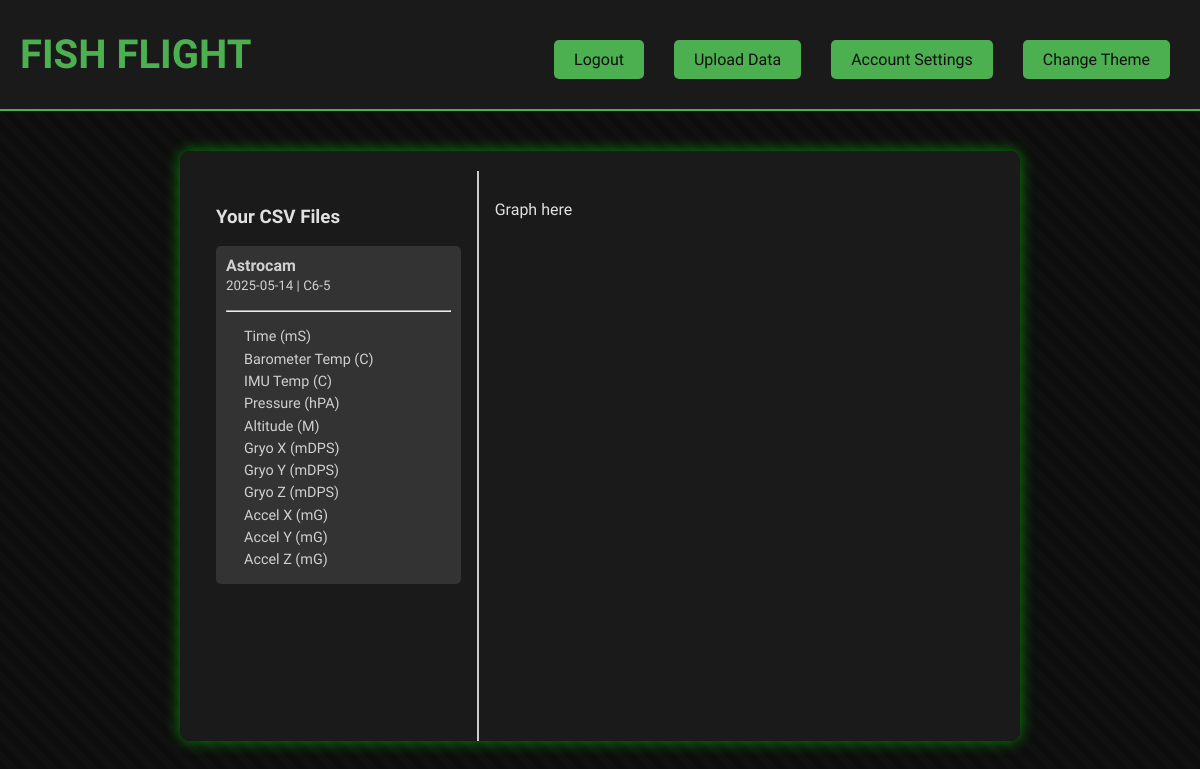
Page /visualiser (signed in) on the earlier database version.
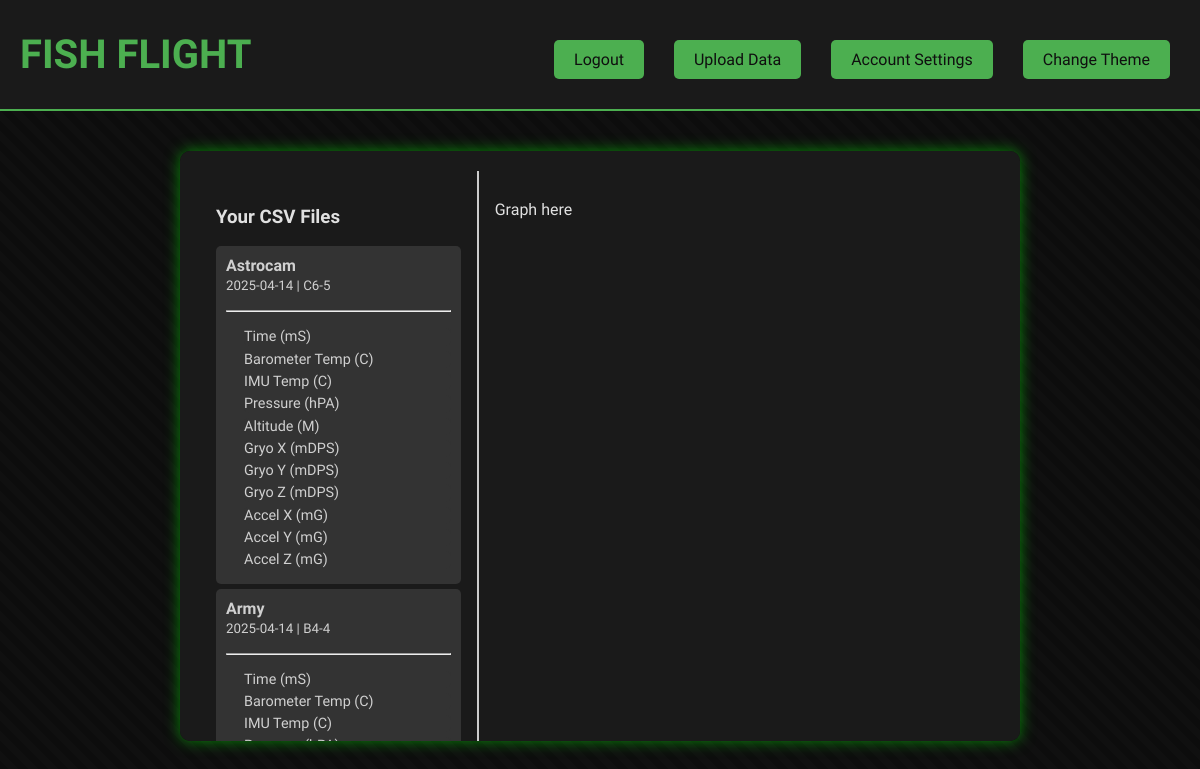
Same page on the later database version.
### setup_db.py (models this page shows)
class CSVFile(Base):
    __tablename__ = 'csv_files'
    id = Column(Integer, primary_key=True)
    filename = Column(String, nullable=False)
    title = Column(String, nullable=False)
    launch_date = Column(String)  # You can use Date if you want stricter typing
    engine_class = Column(String)
    user_id = Column(Integer, ForeignKey('users.id'))
    upload_time = Column(DateTime, default=datetime.utcnow)
    user = relationship("User", backref="csv_files")

### app.py (the view)
@app.route('/visualiser')
def visualiser():
    if "user_id" not in flask_session:
        flash("You need to login to access the visualiser.", "warning")
        return redirect(url_for("login"))
    user_id = flask_session["user_id"]
    user_csvs = db_session.query(CSVFile).filter_by(user_id=user_id).all()
    def get_csv_headers(filepath):
        try:
            with open(filepath, 'r', encoding='utf-8') as f:
                return f.readline().strip().split(",")
        except Exception as e:
            print(f"Error reading {filepath}: {e}")
            return ["<error reading file>"]
    csv_data = []
    for csv in user_csvs:
        filepath = os.path.join(app.config['UPLOAD_FOLDER'], str(user_id), csv.filename)
        headers = get_csv_headers(filepath)
        csv_data.append({
            "title": csv.title,
            "filename": csv.filename,
            "launch_date": csv.launch_date,
            "engine_class": csv.engine_class,
            "headers": headers
        })
    return render_template("visualiser.html", csv_data=csv_data)

### templates/visualiser.html (shortened to what this page needs)
<!DOCTYPE html>
<html lang="en">
<head>
    <link rel="stylesheet" href="{{ url_for('static', filename='css/' + (session.get('theme') or 'halo.css')) }}">
</head>
<body>
    <header>
        <h1><a href="{{ url_for('dashboard') }}">Fish Flight</a></h1>
        <div class="header-buttons">
            <a href="{{ url_for('logout') }}" class="button">Logout</a>
            <a href="{{ url_for('upload') }}" class="button">Upload Data</a>
            <a href="{{ url_for('account_settings') }}" class="button">Account Settings</a>
            <div class="dropdown" style="position: relative;">
                <a class="button" onclick="toggleThemeMenu()">Change Theme</a>
            </div>
        </div>
    </header>
    <main>
        <div class="content-box">
            <div style="display: flex; height: 200%;">
                <div style="flex: 1; border-right: 2px solid #ccc; padding: 16px;">
                    <h3>Your CSV Files</h3>
                    <ul>
                        {% if csv_data %}
                            {% for csv in csv_data %}
                                <li>
                                    <strong>{{ csv.title }}</strong><br>
                                    <small>{{ csv.launch_date }} | {{ csv.engine_class }}</small>
                                    <hr style="margin: 16px 0;">
                                    <ul style="margin-top: 2px; margin-bottom: 2px; padding-left: 18px; font-size: 0.9em; line-height: 1.2;">
                                        {% for header in csv.headers %}
                                            <li style="margin-bottom: 0; padding: 0;">{{ header }}</li>
                                        {% endfor %}
                                    </ul>
                                </li>
                            {% endfor %}
                        {% else %}
                            <li>No CSVs uploaded yet.</li>
                        {% endif %}
                    </ul>
                </div>
                <div style="flex: 2; padding: 16px;">
                    <p>Graph here</p>
                </div>
            </div>
        </div>
    </main>
</body>
</html>

### static/css/halo.css (style rules this page uses)
body { font-family: 'Oxanium', sans-serif; background-color: #0d0d0d; color: #e0e0e0; margin: 0; padding: 0; background-image: linear-gradient(45deg, rgba(15, 15, 15, 0.8) 25%, transparent 25%, transparent 50%, rgba(15, 15, 15, 0.8) 50%, rgba(15, 15, 15, 0.8) 75%, transparent 75%, transparent), linear-gradient(45deg, rgba(26, 26, 26, 0.6) 25%, transparent 25%, transparent 50%, rgba(26, 26, 26, 0.6) 50%, rgba(26, 26, 26, 0.6) 75%, transparent 75%, transparent); background-size: 40px 40px; background-size: 20px 20px, 20px 20px, 100px 100px, 100px 100px; background-position: 0 0, 10px 10px, 0 0, 50px 50px; }
header { background-color: #1a1a1a; padding: 20px; text-align: center; border-bottom: 2px solid #4caf50; display: flex; animation: slideFadeIn 0.6s ease-out forwards; }
header h1 { color: #4caf50; margin: 0; font-size: 2.5rem; text-transform: uppercase; animation: flicker 3s infinite; align-self: center; }
.header-buttons { margin-top: 10px; margin-left: auto; display: flex; gap: 10px; animation: slideFadeIn 0.8s ease-out forwards; }
.button { background-color: #4caf50; color: #0f0f0f; border: none; padding: 10px 20px; margin: 10px; font-size: 1rem; cursor: pointer; border-radius: 5px; transition: background-color 0.3s ease; position: relative; font-family: 'Oxanium', sans-serif; display: block; text-align: center; }
main { padding: 20px; }
.content-box { background-color: #1a1a1a; padding: 20px; border-radius: 10px; box-shadow: 0 0 15px rgba(0, 255, 0, 0.5); max-width: 800px; height: 550px; margin: 20px auto; animation: slideFadeIn 0.9s ease-out forwards, flicker 3s infinite; overflow: auto; }
.content-box p { line-height: 1.6; margin: 10px 0; }
.content-box ul { list-style-type: none; padding: 0; }
.content-box ul li { background-color: #333333; margin: 5px 0; padding: 10px; border-radius: 5px; color: #d0d0d0; }
a { color: #4caf50; text-decoration: none; transition: color 0.3s ease; }
.dropdown { display: flex; align-items: center; position: relative; flex-direction: column; width: fit-content; animation: slideFadeIn 1s ease-out forwards; }

Differences in the rows shown:
changed CSVFile "Astrocam": launch_date "2025-05-14" → "2025-04-14"
added CSVFile: title "Army", launch_date "2025-04-14", engine_class "B4-4", headers "Time (mS)" "Barometer Temp (C)" "IMU Temp (C)"
